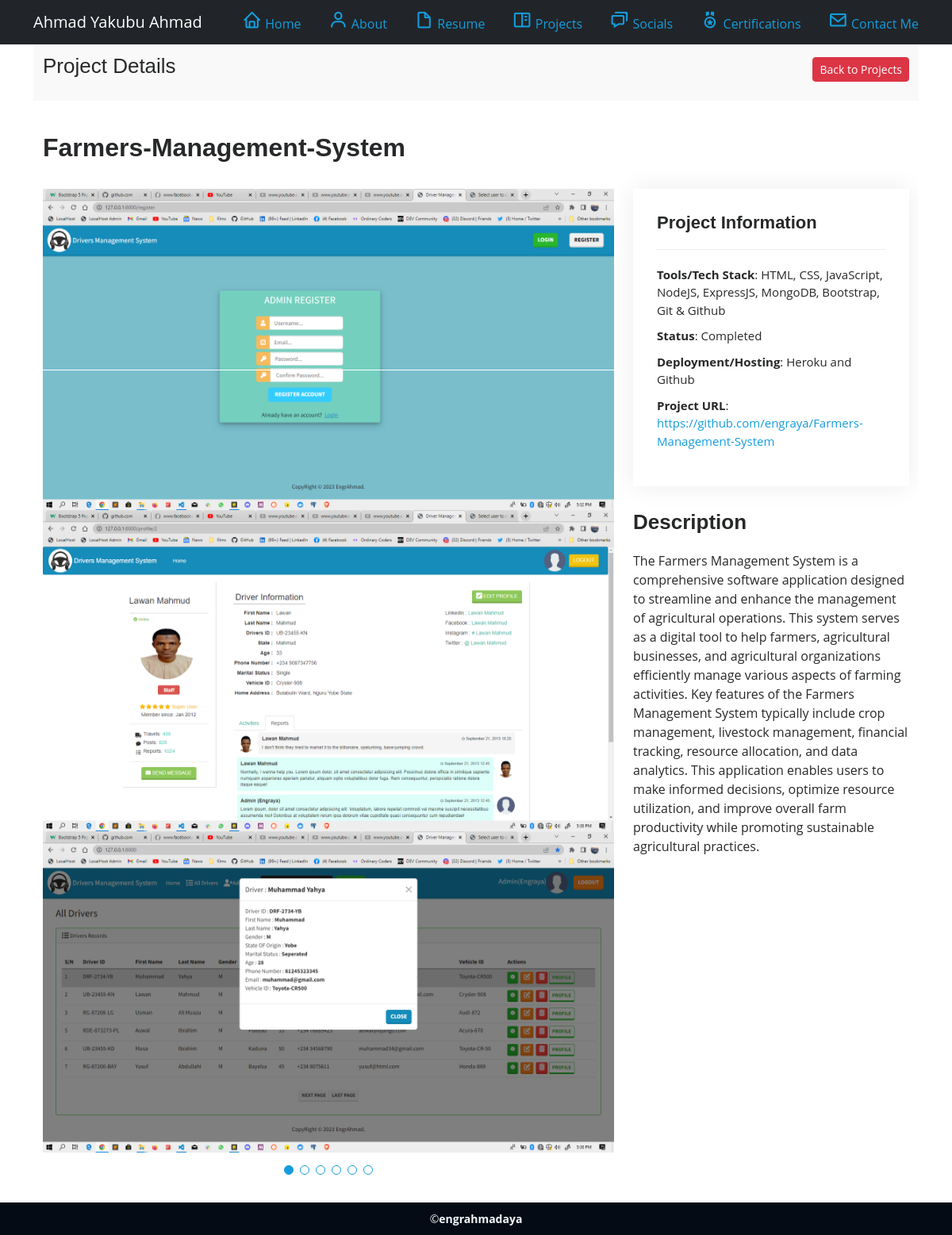
The page /portfolio-detail/20/ on the database as committed earlier.
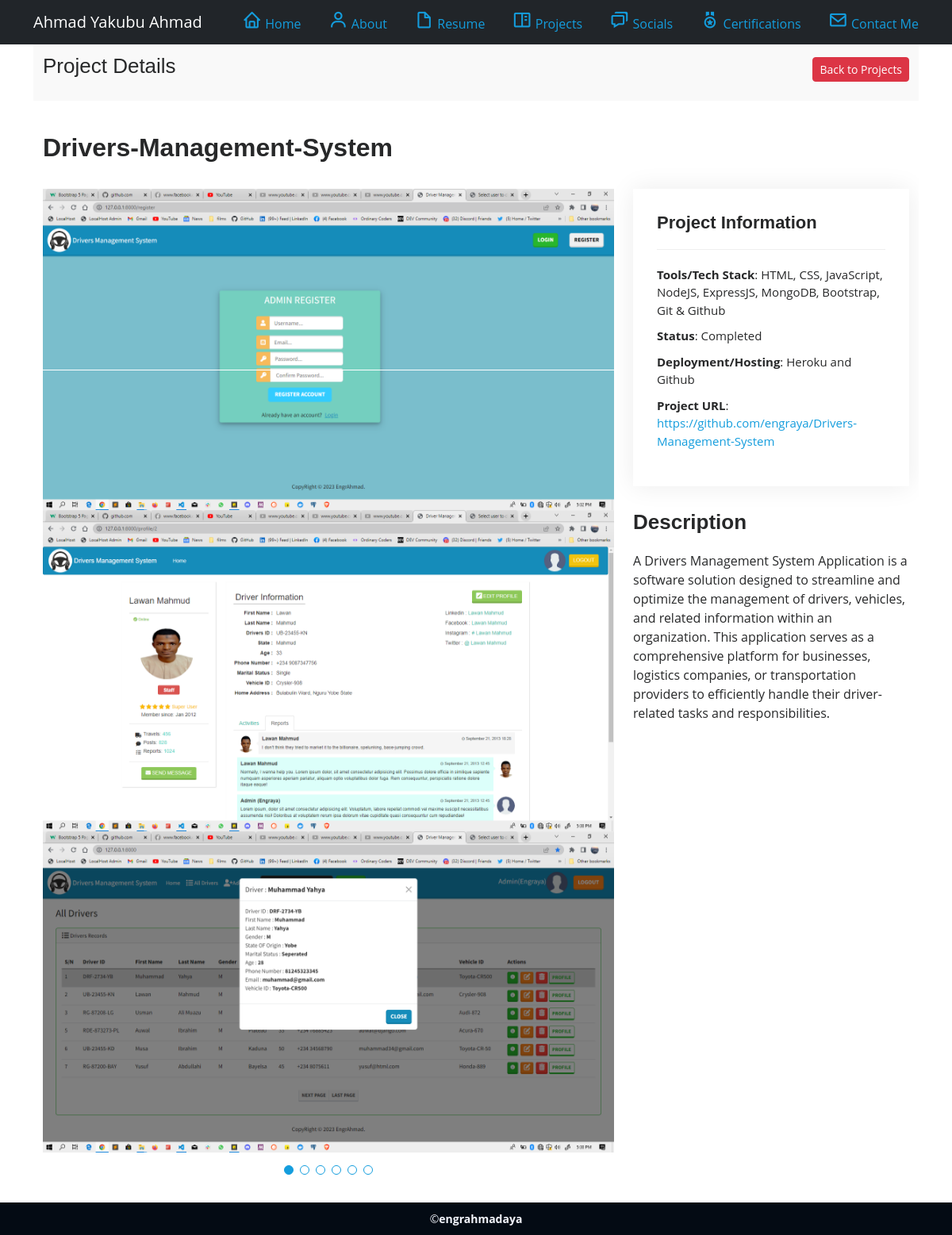
The same page on the database as committed later.
### baseapp/models.py (models this page shows, shortened)
class Portfolio(models.Model):
    title = models.CharField(max_length=200, null=True, blank=True)
    portfolio_description = models.TextField()
    cover_image = models.ImageField(upload_to='portfolio_cover', null=True, blank=True)
    tech_stack = models.CharField(max_length=200, null=True, blank=True)
    deployment = models.CharField(max_length=200, null=True, blank=True)
    status = models.CharField(max_length=100, null=True, blank=True, choices=PROJECT_STATUS)
    portfolio_url = models.URLField(max_length=200, null=True, blank=True)

class Caption(models.Model):
    caption_shots = models.ForeignKey(Portfolio, on_delete=models.CASCADE ,null=True, blank=True)
    image = models.ImageField(upload_to='captions', null=True, blank=True)

### baseapp/views.py (the view)
# urls.py: path('portfolio-detail/<str:pk>/', views.portfolio_Detail, name="portfolio_detail"),
def portfolio_Detail(request, pk):
    portfolio = Portfolio.objects.get(id=pk)
    context = {'portfolio' : portfolio}
    return render(request, 'baseapp/portfolio-details.html', context)

### baseapp/templates/baseapp/portfolio-details.html
{% extends 'baseapp/base.html' %}
{% load static %}
{% block content  %}
<div class="container">
  <section id="breadcrumbs" class="breadcrumbs">
    <div class="container">
      <div class="d-flex justify-content-between align-items-center">
        <h2>Project Details</h2>
        <ol>
          <li><a href="{% url 'portfolio' %}" class="btn btn-sm btn-danger">Back to Projects</a></li>
        </ol>
      </div>
    </div>
  </section>
  <section id="portfolio-details" class="portfolio-details">
    <div class="container">
      <div class="row gy-4">
        <h2><strong>{{portfolio.title}}</strong></h2>
        <div class="col-lg-8">
          <div class="portfolio-details-slider swiper">
            {% for shot in portfolio.caption_set.all %}
            <div class="swiper-wrapper align-items-center">
              <div class="swiper-slide">
                <img src="{{shot.image.url}}" alt="">
              </div>
              <div class="swiper-slide">
                <img src="{{shot.image.url}}" alt="">
              </div>
            </div>
            {% endfor %}
            <div class="swiper-pagination"></div>
          </div>
        </div>
        <div class="col-lg-4">
          <div class="portfolio-info">
            <h3>Project Information</h3>
            <ul>
              <li><strong>Tools/Tech Stack</strong>: {{portfolio.tech_stack}}</li>
              <li><strong>Status</strong>: {{portfolio.status}}</li>
              <li><strong>Deployment/Hosting</strong>: {{portfolio.deployment}}</li>
              <li><strong>Project URL</strong>: <a href="{{portfolio.portfolio_url}}" target="_blank">{{portfolio.portfolio_url}}</a></li>
            </ul>
          </div>
          <div class="portfolio-description">
            <h2>Description</h2>
            <p>
              {{portfolio.portfolio_description}}
            </p>
          </div>
        </div>
      </div>
    </div>
  </section>
</div>
{% endblock content  %}

### baseapp/templates/baseapp/base.html (shortened to what this page needs)
<!DOCTYPE html>
<html lang="en">
{% load static %}
<head>
  <link href="https://cdn.jsdelivr.net/npm/bootstrap@5.0.2/dist/css/bootstrap.min.css" rel="stylesheet">
  <link href='https://unpkg.com/boxicons@2.1.4/css/boxicons.min.css' rel='stylesheet'>
  <link href="{% static 'assets/vendor/aos/aos.css' %}" rel="stylesheet">
  <link href="{% static 'assets/vendor/bootstrap/css/bootstrap.min.css' %}" rel="stylesheet">
  <link href="{% static 'assets/vendor/bootstrap-icons/bootstrap-icons.css' %}" rel="stylesheet">
  <link href="{% static 'assets/vendor/boxicons/css/boxicons.min.css' %}" rel="stylesheet">
  <link href="{% static 'assets/vendor/glightbox/css/glightbox.min.css' %}" rel="stylesheet">
  <link href="{% static 'assets/vendor/swiper/swiper-bundle.min.css' %}" rel="stylesheet">
  <link href="{% static 'assets/css/style.css' %}" rel="stylesheet">
</head>
<body>
  <nav id="navbar" class="navbar navbar-dark bg-dark fixed-top">
      <div class="container">
        <a class="navbar-brand monspace-font-family" href="{% url 'home' %}">Ahmad Yakubu Ahmad</a>
        <a href="{% url 'home' %}" class="nav-link-lg lg link-lightscrollto active"><i class="bx bx-home bx-light bx-sm"></i> <span>Home</span></a>
        <a href="{% url 'about' %}" class="nav-link-lg lg link-lightscrollto active"><i class="bx bx-user bx-sm"></i> <span>About</span></a>
        <a href="{% url 'resume' %}" class="nav-link-lg lg link-lightscrolltoactive"><i class="bx bx-file-blank bx-sm"></i> <span>Resume</span></a>
        <a href="{% url 'portfolio' %}" class="nav-link-lg lg link-lightscrollto active"><i class="bx bx-book-content bx-sm"></i> <span>Projects</span></a>
        <a href="{% url 'socials' %}" class="nav-link-lg lg link-lightscrollto active"><i class="bx bx-chat bx-sm"></i> <span>Socials</span></a>
        <a href="{% url 'certifications' %}" class="nav-link-lg lg link-lightscrollto active"><i class="bx bx-medal bx-sm"></i> <span>Certifications</span></a>
        <a href="{% url 'contact' %}" class="nav-link-lg lg link-lightscrollto active"><i class="bx bx-envelope bx-sm"></i> <span>Contact Me</span></a>
      </div>
    </nav>
    <div class="d-flex justify-content-center align-content-center align-items-center mx-3 mt-5">
      {% block content %}
      {% endblock content %}
    </div>
  <footer id="footer">
    <div class="container container-fluid">
      <div class="copyright">
        &copy;<strong><span>engrahmadaya</span></strong>
      </div>
    </div>
  </footer>
</body>
</html>

### static/assets/css/style.css (style rules this page uses)
body, html { font-family: "Open Sans", sans-serif; color: #272829; }
a { color: #149ddd; text-decoration: none; }
h1, h2, h3, h4, h5, h6 { font-family: "Raleway", sans-serif; }
section { padding: 60px 0; overflow: hidden; }
.portfolio-details { padding-top: 40px; }
.portfolio-details .portfolio-details-slider img { width: 100%; }
.portfolio-details .portfolio-details-slider .swiper-pagination { margin-top: 20px; position: relative; }
.portfolio-details .portfolio-info { padding: 30px; box-shadow: 0px 0 30px rgba(5, 13, 24, 0.08); }
.portfolio-details .portfolio-info h3 { font-size: 22px; font-weight: 700; margin-bottom: 20px; padding-bottom: 20px; border-bottom: 1px solid #eee; }
.portfolio-details .portfolio-info ul { list-style: none; padding: 0; font-size: 15px; }
.portfolio-details .portfolio-info ul li+li { margin-top: 10px; }
.portfolio-details .portfolio-description { padding-top: 30px; }
.portfolio-details .portfolio-description h2 { font-size: 26px; font-weight: 700; margin-bottom: 20px; }
.portfolio-details .portfolio-description p { padding: 0; }
.breadcrumbs { padding: 20px 0; background: #f9f9f9; }
.breadcrumbs h2 { font-size: 26px; font-weight: 300; }
.breadcrumbs ol { display: flex; flex-wrap: wrap; list-style: none; padding: 0; margin: 0; font-size: 15px; }
#footer { padding: 10px; color: #f4f6fd; font-size: 14px; position: fixed; left: 0; bottom: 0; width: 100%; z-index: 9999; background: #040b14; }
#footer .copyright { text-align: center; }

Rows that differ between the two databases and show on the page:
changed Portfolio "HTML, CSS, JavaScript, NodeJS, ExpressJS, MongoDB, Bootstrap, Git & Github": title "Farmers-Management-System" → "Drivers-Management-System"; portfolio_url "https://github.com/engraya/Farmers-Management-System" → "https://github.com/engraya/Drivers-Management-System"; portfolio_description "The Farmers Management System is a comprehensive software application designed to streamline and enhance the management of agricultural operations. This system serves as a digital tool to help farmers, agricultural businesses, and agricultural organizations efficiently manage various aspects of farming activities. Key features of the Farmers Management System typically include crop management, livestock management, financial tracking, resource allocation, and data analytics. This application enables users to make informed decisions, optimize resource utilization, and improve overall farm productivity while promoting sustainable agricultural practices." → "A Drivers Management System Application is a software solution designed to streamline and optimize the management of drivers, vehicles, and related information within an organization. This application serves as a comprehensive platform for businesses, logistics companies, or transportation providers to efficiently handle their driver-related tasks and responsibilities."
